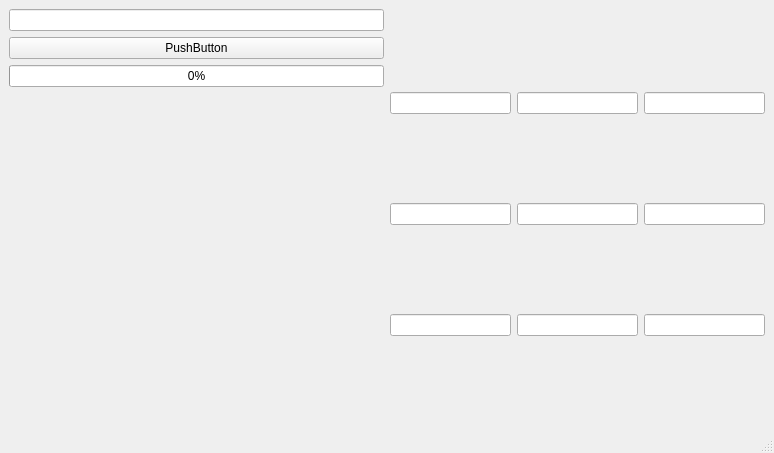
<?xml version="1.0" encoding="UTF-8"?>
<ui version="4.0">
 <class>MainWindow</class>
 <widget class="QMainWindow" name="MainWindow">
  <property name="geometry">
   <rect>
    <x>0</x>
    <y>0</y>
    <width>774</width>
    <height>453</height>
   </rect>
  </property>
  <property name="windowTitle">
   <string>MainWindow</string>
  </property>
  <widget class="QWidget" name="centralwidget">
   <layout class="QHBoxLayout" name="horizontalLayout">
    <item>
     <layout class="QVBoxLayout" name="verticalLayout">
      <item>
       <widget class="QLineEdit" name="lineEdit"/>
      </item>
      <item>
       <widget class="QPushButton" name="pushButton">
        <property name="text">
         <string>PushButton</string>
        </property>
       </widget>
      </item>
      <item>
       <widget class="QProgressBar" name="progressBar">
        <property name="value">
         <number>0</number>
        </property>
       </widget>
      </item>
      <item>
       <widget class="QLabel" name="label">
        <property name="text">
         <string/>
        </property>
       </widget>
      </item>
     </layout>
    </item>
    <item>
     <layout class="QGridLayout" name="gridLayout">
      <item row="0" column="0">
       <widget class="QLineEdit" name="lineEdit_0"/>
      </item>
      <item row="1" column="0">
       <widget class="QLineEdit" name="lineEdit_3"/>
      </item>
      <item row="3" column="2">
       <widget class="QLineEdit" name="lineEdit_8"/>
      </item>
      <item row="1" column="2">
       <widget class="QLineEdit" name="lineEdit_5"/>
      </item>
      <item row="0" column="2">
       <widget class="QLineEdit" name="lineEdit_2"/>
      </item>
      <item row="0" column="1">
       <widget class="QLineEdit" name="lineEdit_1"/>
      </item>
      <item row="3" column="1">
       <widget class="QLineEdit" name="lineEdit_7"/>
      </item>
      <item row="1" column="1">
       <widget class="QLineEdit" name="lineEdit_4"/>
      </item>
      <item row="3" column="0">
       <widget class="QLineEdit" name="lineEdit_6"/>
      </item>
     </layout>
    </item>
   </layout>
  </widget>
  <widget class="QMenuBar" name="menubar">
   <property name="geometry">
    <rect>
     <x>0</x>
     <y>0</y>
     <width>774</width>
     <height>26</height>
    </rect>
   </property>
  </widget>
  <widget class="QStatusBar" name="statusbar"/>
 </widget>
 <tabstops>
  <tabstop>pushButton</tabstop>
  <tabstop>lineEdit</tabstop>
  <tabstop>lineEdit_0</tabstop>
  <tabstop>lineEdit_1</tabstop>
  <tabstop>lineEdit_2</tabstop>
  <tabstop>lineEdit_3</tabstop>
  <tabstop>lineEdit_4</tabstop>
  <tabstop>lineEdit_5</tabstop>
  <tabstop>lineEdit_6</tabstop>
  <tabstop>lineEdit_7</tabstop>
  <tabstop>lineEdit_8</tabstop>
 </tabstops>
 <resources/>
 <connections/>
</ui>
